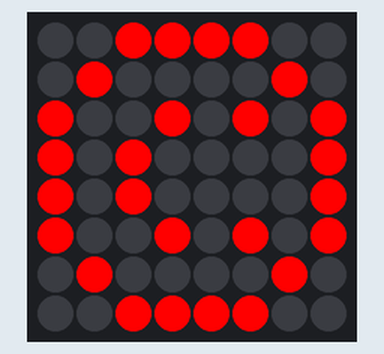
This sketch was run on a simulated Arduino Mega 2560, built with avr-gcc and run on an emulated ATmega2560. Shown: 8×8 RGB LED matrix (first LED top left, wired row by row). What the sketch prints to the serial monitor is not drawn.

Above: at 0.1 s.

The sketch:

WMDetection_Arduino.pde
```cpp
#include <XBee.h>
#include <SPI.h>
#include <Wire.h>
#include "Adafruit_LEDBackpack.h"
#include "Adafruit_GFX.h"
#include <stdlib.h>

//Constants
#define LED_IND A1
#define READ_TIMEOUT 7
#define XBEE_INTERVAL 0
#define XBEE_NUM 3
#define XBEE_TRIG 1

//Xbee Set up
uint8_t payload[] = {4};
XBee xbees[XBEE_NUM];
Rx16Response rx16s[XBEE_NUM];

//Hardware Set up
Adafruit_BicolorMatrix matrix = Adafruit_BicolorMatrix();


//Variables to be used
uint32_t time = 0;
byte color = 1;
int rssi = 53, delayVal = 0;
bool isMotion =true,endCheck=false;
byte cur_rssi[3] = {0,0,0};
byte old_rssi[3] = {0,0,0};
uint32_t time_rssi[3] = {0,0,0}, endCtr =0;;
bool checkAna = true,startSend = false;
bool matrixActive = false;

static uint8_t __attribute__ ((progmem)) smile_bmp[]={0x3C, 0x42, 0x95, 0xA1, 0xA1, 0x95, 0x42, 0x3C};
static uint8_t __attribute__ ((progmem)) frown_bmp[]={0x3C, 0x42, 0xA5, 0x91, 0x91, 0xA5, 0x42, 0x3C};

int freeRam () {
  extern int __heap_start, *__brkval;
  int v;
  return (int) &v - (__brkval == 0 ? (int) &__heap_start : (int) __brkval);
}

void setup()
{

  /* add setup code here */
	//Initialize various hardware
	//Initialize Arduino Serial Ports
	Serial.begin(115200);
	Serial1.begin(57600);
	Serial2.begin(57600);
	Serial3.begin(57600);
	//Initialize Xbees
	xbees[0].setSerial(Serial1);
	xbees[1].setSerial(Serial2);
	xbees[2].setSerial(Serial3);

	//Initialize Matrix
	matrix.begin(0x70);  // pass in the address

	//pinMode(LED_IND,OUTPUT);
	blink_Matrix();

}

void loop()
{

	collectData();
	//Check for fluctuations by checking for gradient changes
	byte val = abs(cur_rssi[XBEE_TRIG] - old_rssi[XBEE_TRIG]);
	if(val < 3) checkAna = false;
	else checkAna = true;
	old_rssi[XBEE_TRIG] = cur_rssi[XBEE_TRIG];

	//If there are fluctuations in frequency detected
	if(checkAna  && val < 30)
	{
		if(!startSend)
		{
			Serial.write("{");
			startSend = true;
		}
		endCheck = true;
		//isMotion = true;
		endCtr = 0;
	}

	//If there are no longer anymore fluctuations in frequency
	if(!checkAna && endCheck)
	{
		if(endCtr >500)
		{
			startSend = false;
			endCheck = false;
			//isMotion = false;
			Serial.print('}');
			endCtr = 0;
			blink_Matrix();
		} else
			endCtr++;
	}

	if(matrixActive) check_Matrix();

}

void collectData()
{
	//collectData();
	for(int i = 0; i<XBEE_NUM;i++)
	{
		rx16s[i] = Rx16Response();
		xbees[i].readPacket(READ_TIMEOUT) ;
		if (xbees[i].getResponse().isAvailable()) {
			if (xbees[i].getResponse().getApiId() == RX_16_RESPONSE) {
				xbees[i].getResponse().getRx16Response(rx16s[i]);
				rssi = rx16s[i].getRssi();
				cur_rssi[i] = rssi;
				if(isMotion)
				{
					Serial.write(rssi);
					Serial.write(millis() - time_rssi[i]);
					//Serial.print(" ");
				}
				time_rssi[i] =millis();
			}
		} else
		{
				if(isMotion)
				{
					//Serial.print("e: ");
					Serial.write(cur_rssi[i]);
					Serial.write(millis() - time_rssi[i]);
				}
		}
	}


	//Serial.println();
	if(isMotion)
		{
			Serial.print("\n");
		}
	delay(XBEE_INTERVAL);
}

void blink_LED()
{
	digitalWrite(LED_IND,HIGH);
	delay(250);
	digitalWrite(LED_IND,LOW);
	delay(250);
}

void blink_Matrix()
{
	matrix.clear();
	matrix.drawBitmap(0, 0, smile_bmp, 8, 8, color);
	matrix.writeDisplay();
	color++;
	if(color >3) color = 1;
	matrixActive = true;
}

void check_Matrix()
{
	if(delayVal > 200)
	{
		delayVal = 0;
		matrix.clear();
		matrixActive  = false;
		matrix.writeDisplay();  // write the changes we just made to the display
	} else delayVal++;
}
```
